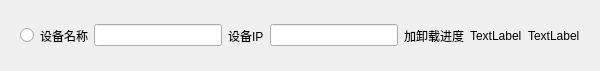
<?xml version="1.0" encoding="UTF-8"?>
<ui version="4.0">
 <class>DeviceInfoWidget</class>
 <widget class="QWidget" name="DeviceInfoWidget">
  <property name="geometry">
   <rect>
    <x>0</x>
    <y>0</y>
    <width>600</width>
    <height>71</height>
   </rect>
  </property>
  <property name="maximumSize">
   <size>
    <width>601</width>
    <height>71</height>
   </size>
  </property>
  <property name="windowTitle">
   <string>Form</string>
  </property>
  <layout class="QHBoxLayout" name="horizontalLayout">
   <item>
    <widget class="QWidget" name="widget" native="true">
     <layout class="QHBoxLayout" name="horizontalLayout_2">
      <item>
       <widget class="QRadioButton" name="deviceRadioBtn">
        <property name="text">
         <string/>
        </property>
       </widget>
      </item>
      <item>
       <widget class="QLabel" name="label">
        <property name="text">
         <string>设备名称</string>
        </property>
       </widget>
      </item>
      <item>
       <widget class="QLineEdit" name="deviceNameLineEdit"/>
      </item>
      <item>
       <widget class="QLabel" name="label_2">
        <property name="text">
         <string>设备IP</string>
        </property>
       </widget>
      </item>
      <item>
       <widget class="QLineEdit" name="deviceIPLineEdit"/>
      </item>
      <item>
       <widget class="QLabel" name="label_3">
        <property name="text">
         <string>加卸载进度</string>
        </property>
       </widget>
      </item>
      <item>
       <widget class="QLabel" name="operationProgressLabel">
        <property name="text">
         <string>TextLabel</string>
        </property>
       </widget>
      </item>
      <item>
       <widget class="QLabel" name="statusLabel">
        <property name="text">
         <string>TextLabel</string>
        </property>
       </widget>
      </item>
     </layout>
    </widget>
   </item>
  </layout>
 </widget>
 <resources/>
 <connections/>
</ui>
